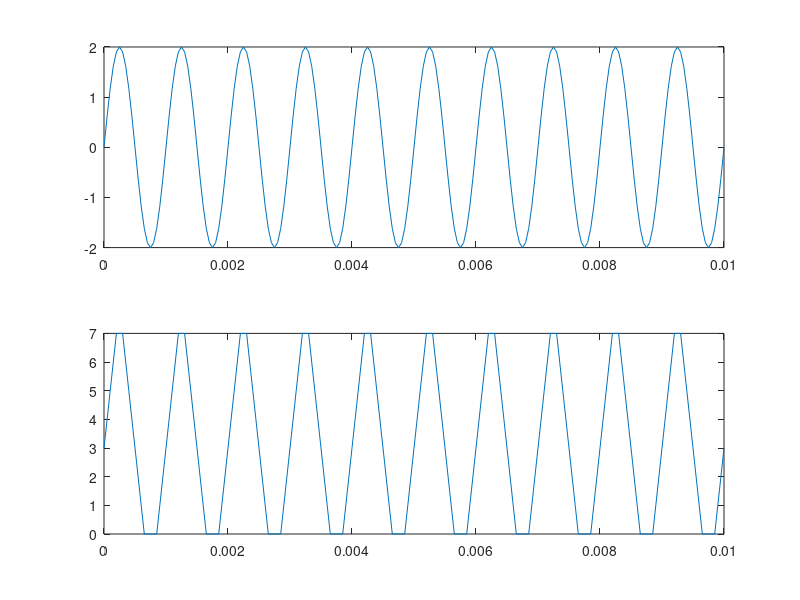

This figure's MATLAB source:
clear all
close all
clc

n = 3; % niveis de quantizacao
fs = 1e3;
fa = 20*fs;
fq = 8*fs;
t = [0:1/fa:10*(1/fs)];
Am = 2;
x_t = Am*sin(2*pi*t*fs);
x_f = fftshift(fft(x_t)/length(x_t));

delta = 2*Am/(2^n);
x_t_2 = (x_t+(Am-delta))/delta;
out = round(x_t_2);
for i = 1:length(out)
    if out(i) < 0
        out(i) = 0;
    end
end
de_out = de2bi(out);
out_bin = reshape(transpose(de_out), 1, length(out)*n);

figure(1)
subplot(211)
plot(t, x_t)
subplot(212)
plot(t, out)
